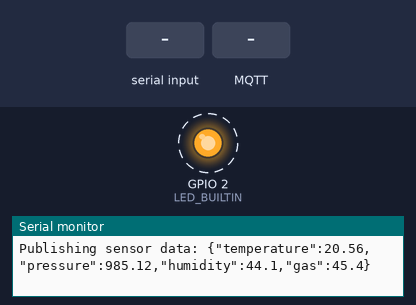
Simulated run of this program. Board: ESP32. Parts: output pins drawn as LEDs (lit = HIGH), the last lines printed to the serial monitor. Dashed ring = blinking. Inputs (shaded band) come from the test bench. WiFi joins after 1.5 s; servers stay silent unless stated; random numbers use the default seed unless the program sets one; no MQTT or app messages arrive unless stated; nothing arrives over Bluetooth unless stated.

Above: at 5.7 s.
5.8 s: "START_OTA\n" received over the second serial link
14.5 s: MQTT message "on" arrives on the first subscribed topic
At 14.76 s:
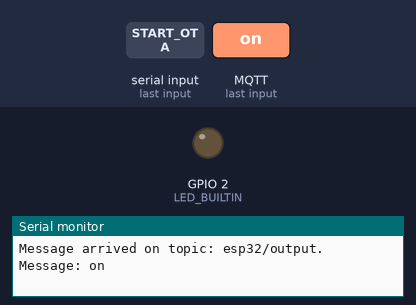
At 15.4 s:
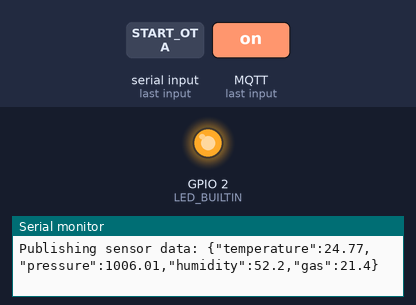
Timing chart, 0 to 21.5 s (numbered marks = the images above; inputs shaded):
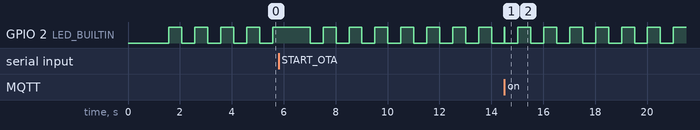

The program:

main.cpp
```cpp
#include <Arduino.h>
#include <WiFi.h>
#include <HTTPClient.h>
#include <PubSubClient.h>
#include <Update.h>
#include <BluetoothSerial.h>
#include <ArduinoJson.h>

#define LED_BUILTIN 2

// --- WiFi & OTA Configuration ---
const char* ssid = "Xiaomi_6569";
const char* password = "8076382852";
const char* firmwareUrl = "https://raw.githubusercontent.com/arpit2512/railway_iot/refs/heads/main/.pio/build/esp32doit-devkit-v1/firmware.bin";

// --- MQTT Configuration ---
const char* mqtt_server = "127.0.0.1"; // Replace with your MQTT broker's IP
const int mqtt_port = 1883;
const char* mqtt_user = "";          // <-- ADDED: Your MQTT username
const char* mqtt_token = "aTcqY3tKCrelGjFULGRI";   // <-- ADDED: Your token acts as the password

WiFiClient espClient;
PubSubClient client(espClient);
long lastMsg = 0;

// --- Bluetooth Configuration ---
BluetoothSerial SerialBT;
String bt_command = "";

// --- Pin Configuration ---
const int LED_PIN = 2;

// --- Function Declarations ---
void setup_wifi();
void performOTA();
void handleBluetoothCommands();
void callback(char* topic, byte* message, unsigned int length);
void reconnect();

//================================================================================
// SETUP FUNCTION
//================================================================================
void setup() {
  Serial.begin(115200);
  pinMode(LED_PIN, OUTPUT);
  digitalWrite(LED_PIN, LOW);

  setup_wifi();

  client.setServer(mqtt_server, mqtt_port);
  client.setCallback(callback);

  if (!SerialBT.begin("ESP32_OTA_Trigger")) {
    Serial.println("An error occurred initializing Bluetooth");
  } else {
    Serial.println("Bluetooth active. Send 'START_OTA' to begin update.");
  }
}

//================================================================================
// MAIN LOOP
//================================================================================
void loop() {
  handleBluetoothCommands();

  if (!client.connected()) {
    reconnect();
  }
  client.loop();

  // --- Multi-Sensor Publishing Logic ---
  long now = millis();
  if (now - lastMsg > 5000) {
    lastMsg = now;

    JsonDocument doc;
    doc["temperature"] = random(2000, 3001) / 100.0;
    doc["pressure"] = random(98000, 102001) / 100.0;
    doc["humidity"] = random(400, 601) / 10.0;
    doc["gas"] = random(50, 501) / 10.0;

    char jsonBuffer[128];
    serializeJson(doc, jsonBuffer);

    Serial.print("Publishing sensor data: ");
    Serial.println(jsonBuffer);
    client.publish("esp32/sensors", jsonBuffer);
  }

  // --- LED Blinking Logic (Status Indicator) ---
  static unsigned long previousMillis = 0;
  if (millis() - previousMillis >= 500) {
    previousMillis = millis();
    digitalWrite(LED_PIN, !digitalRead(LED_PIN));
  }
}

//================================================================================
// HELPER FUNCTIONS
//================================================================================

void handleBluetoothCommands() {
  if (SerialBT.available()) {
    char incomingChar = SerialBT.read();
    if (incomingChar == '\n') {
      bt_command.trim();
      Serial.printf("Bluetooth command received: '%s'\n", bt_command.c_str());

      if (bt_command.equalsIgnoreCase("START_OTA")) {
        Serial.println("OTA command recognized. Disabling Bluetooth...");
        SerialBT.println("OK. Starting update...");
        delay(1000);
        SerialBT.end();
        performOTA();
      } else {
        String msg = "Unknown command: '" + bt_command + "'";
        Serial.println(msg);
        SerialBT.println(msg);
      }
      bt_command = "";
    } else {
      bt_command += incomingChar;
    }
  }
}

void performOTA() {
  if (WiFi.status() != WL_CONNECTED) {
      Serial.println("Re-establishing WiFi for OTA...");
      setup_wifi();
  }

  Serial.println("Checking for firmware updates...");
  HTTPClient http;
  http.begin(firmwareUrl);
  int httpCode = http.GET();

  if (httpCode == HTTP_CODE_OK) {
    int len = http.getSize();
    if (Update.begin(len)) {
      Serial.println("Starting OTA...");
      WiFiClient* stream = http.getStreamPtr();
      size_t written = Update.writeStream(*stream);

      if (written == len) {
        Serial.println("Firmware written successfully.");
        if (Update.end(true)) { // true to set the boot partition
          Serial.println("OTA finished! Rebooting...");
          delay(2000);
          ESP.restart();
        }
      }
    }
  } else {
    Serial.printf("HTTP request failed, code: %d\n", httpCode);
  }
  http.end();
}

void setup_wifi() {
  delay(10);
  Serial.println();
  Serial.print("Connecting to ");
  Serial.println(ssid);

  WiFi.begin(ssid, password);

  while (WiFi.status() != WL_CONNECTED) {
    delay(500);
    Serial.print(".");
  }

  Serial.println("\nWiFi connected");
  Serial.print("IP address: ");
  Serial.println(WiFi.localIP());
}

void callback(char* topic, byte* message, unsigned int length) {
  Serial.print("Message arrived on topic: ");
  Serial.print(topic);
  Serial.print(". Message: ");
  String messageTemp;

  for (int i = 0; i < length; i++) {
    Serial.print((char)message[i]);
    messageTemp += (char)message[i];
  }
  Serial.println();

  if (String(topic) == "esp32/output") {
    if(messageTemp == "on"){
      digitalWrite(LED_BUILTIN, HIGH);
    }
    else if(messageTemp == "off"){
      digitalWrite(LED_BUILTIN, LOW);
    }
  }
}

void reconnect() {
  while (!client.connected()) {
    Serial.print("Attempting MQTT connection with token...");
    String clientId = "ESP32Client-";
    clientId += String(random(0xffff), HEX);

    // --- MODIFIED: Attempt to connect using the username and token ---
    if (client.connect(clientId.c_str(), mqtt_user, mqtt_token)) {
      Serial.println("connected");
      client.subscribe("esp32/output");
    } else {
      Serial.print("failed, rc=");
      Serial.print(client.state());
      Serial.println(" try again in 5 seconds");
      // MQTT Return Codes:
      // 4: Bad user name or password (token) <-- Check your credentials!
      // 5: Not authorized
      delay(5000);
    }
  }
}
```

Measured:
- by itself, GPIO 2 (LED_BUILTIN): alternates HIGH for 0.50 s and LOW for 0.50 s
